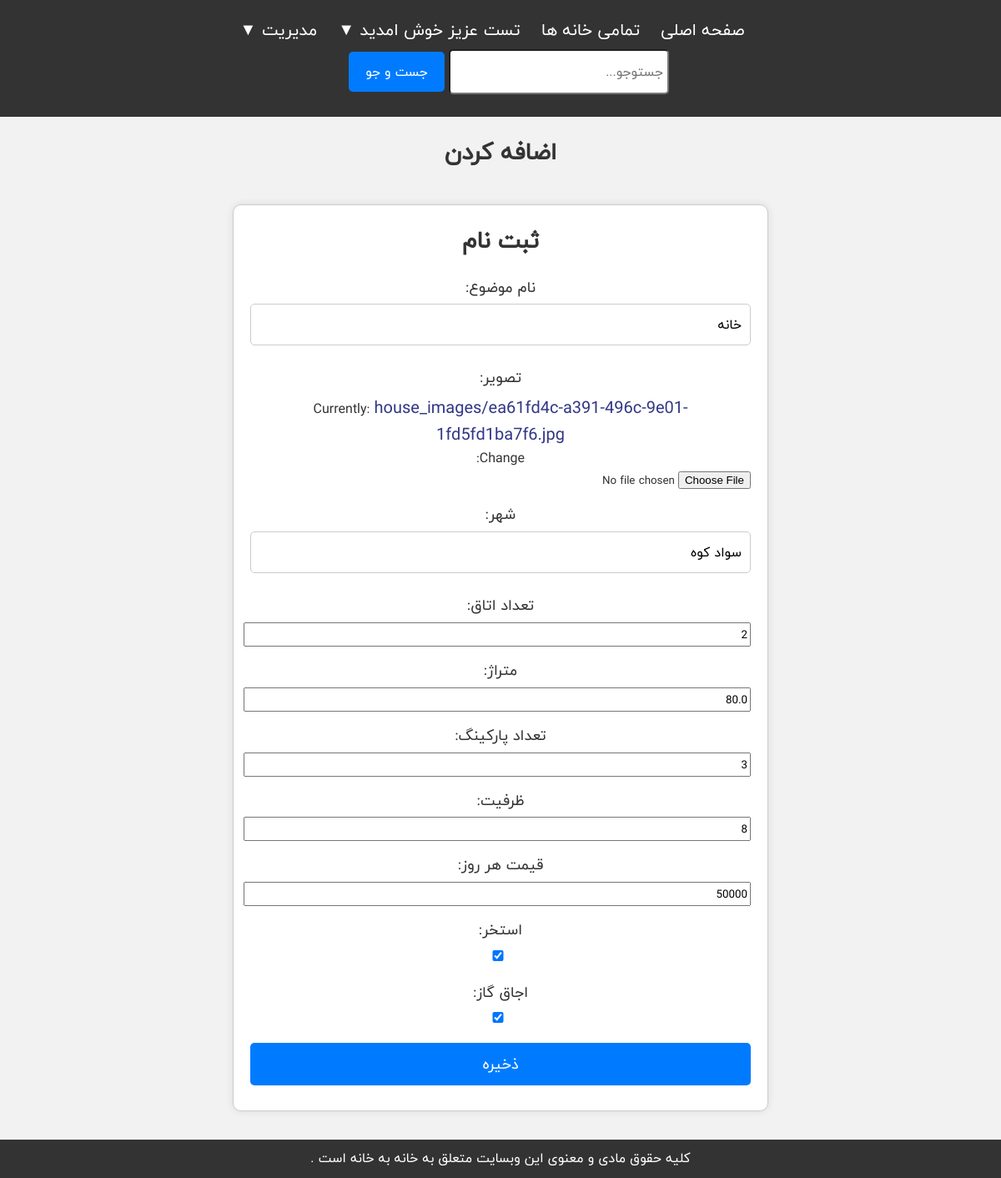
Page /houses/18/edit/ (signed in) on the committed database.
### reservations/models.py (models this page shows, shortened)
class User(AbstractUser):
    ROLES = (
        (1, 'Admin'),
        (2, 'Host'),
        (3, 'Passenger'),
    )
    role = models.IntegerField(choices=ROLES, default=3)
    phonenumber = models.CharField(max_length=15)
    address = models.TextField()
    role_change_requested = models.BooleanField(default=False)
    is_active = models.BooleanField(default=True)

class House(models.Model):
    name = models.CharField(max_length=100)
    image = models.ImageField(upload_to='house_images/')
    city = models.CharField(max_length=100)
    number_of_rooms = models.IntegerField()
    area = models.FloatField()
    number_of_parkings = models.IntegerField()
    capacity = models.IntegerField()
    price_per_day = models.IntegerField()
    pool = models.BooleanField(default=False)
    oven = models.BooleanField(default=False)
    user = models.ForeignKey(User, on_delete=models.CASCADE)
    is_active = models.BooleanField(default=True)

### reservations/views.py (the view)
# urls.py: path('houses/<int:pk>/edit/', HouseUpdateView.as_view(), name='house_update'),
class HouseUpdateView(LoginRequiredMixin, UpdateView):
    model = House
    form_class = HouseForm
    template_name = 'reservations/house_form.html'
    success_url = reverse_lazy('house_list')
    def get_queryset(self):
        return House.objects.filter(user=self.request.user)

### reservations/forms.py
class HouseForm(forms.ModelForm):
    class Meta:
        model = House
        fields = ['name', 'image', 'city', 'number_of_rooms', 'area', 'number_of_parkings', 'capacity', 'price_per_day', 'pool', 'oven']

### reservations/templates/reservations/house_form.html (shortened to what this page needs)
{% extends 'reservations/base.html' %}
{% block content %}
<h1>اضافه کردن</h1>
<main>
    <div class="signup-form">
        <h1>ثبت نام</h1>
        <form method="post" enctype="multipart/form-data">
            <fieldset>
                <div class="form-group">
                    <label for="id_name">نام موضوع:</label>
                    {{ form.name }}
                </div>
                <div class="form-group">
                    <label for="id_image">تصویر:</label>
                    {{ form.image }}
                </div>
                <div class="form-group">
                    <label for="id_city">شهر:</label>
                    {{ form.city }}
                </div>
                <div class="form-group">
                    <label for="id_number_of_rooms">تعداد اتاق:</label>
                    {{ form.number_of_rooms }}
                </div>
                <div class="form-group">
                    <label for="id_area">متراژ:</label>
                    {{ form.area }}
                </div>
                <div class="form-group">
                    <label for="id_number_of_parkings">تعداد پارکینگ:</label>
                    {{ form.number_of_parkings }}
                </div>
                <div class="form-group">
                    <label for="id_capacity">ظرفیت:</label>
                    {{ form.capacity }}
                </div>
                <div class="form-group">
                    <label for="id_price_per_day">قیمت هر روز:</label>
                    {{ form.price_per_day }}
                </div>
                <div class="form-group">
                    <label for="id_pool">استخر:</label>
                    {{ form.pool }}
                </div>
                <div class="form-group">
                    <label for="id_oven">اجاق گاز:</label>
                    {{ form.oven }}
                </div>
                <button type="submit" class="btn btn-primary">ذخیره</button>
            </fieldset>
        </form>
    </div>
</main>
{% endblock %}

### reservations/templates/reservations/base.html (shortened to what this page needs)
<!DOCTYPE html>
<html lang="fa" dir="rtl">
<head>
    {% load static %}
    <link rel="stylesheet" href="{% static 'css/styles.css' %}">
    <link href="https://cdn.jsdelivr.net/npm/iransans-fontface@0.1.1/css/iransans/iransans-fontface.min.css" rel="stylesheet">
    <link rel="stylesheet" href="https://code.jquery.com/ui/1.12.1/themes/base/jquery-ui.css">
</head>
<body>
    <header>
        <nav>
            <ul>
                <li><a href="{% url 'home' %}">صفحه اصلی</a></li>
                <li><a href="{% url 'house_list' %}">تمامی خانه ها</a></li>
                {% if user.is_authenticated %}
                    <li class="dropdown">
                        <a href="#" class="dropbtn"> {{ user.first_name }} عزیز خوش امدید  &#9660;</a>
                    </li>
                    {% if user.role == 2 %}
                        <li class="dropdown">
                            <a href="#" class="dropbtn">مدیریت &#9660;</a>
                        </li>
                    {% endif %}
                {% else %}
                    <li><a href="{% url 'login' %}">ورود</a></li>
                    <li><a href="{% url 'signup' %}">ثبت نام</a></li>
                {% endif %}
            </ul>
            <form method="get" action="{% url 'search' %}" class="center search-form">
                <input type="text" name="q" placeholder="جستوجو..." required>
                <button type="submit">جست و جو</button>
            </form>
        </nav>
    </header>
    <main class="center">
        {% block content %}{% endblock %}
    </main>
</body>
<footer>
    <p>  کلیه حقوق مادی و معنوی این وبسایت متعلق به خانه به خانه است .  </p>
</footer>
</html>

### reservations/static/css/styles.css (style rules this page uses)
* { font-family: "Qs Iranyekan", Arial, sans-serif; }
body, h1, h2, h3, p, ul, li { margin: 0; padding: 0; box-sizing: border-box; }
body { font-family: "Qs Iranyekan", Arial, sans-serif; background-color: #f2f2f2; color: #333; line-height: 1.6; }
header { background-color: #333; color: #fff; padding: 20px 0; text-align: center; }
header nav ul { list-style-type: none; }
header nav ul li { display: inline; margin-right: 20px; }
header nav ul li a { color: #fff; text-decoration: none; }
.search-form { display: inline-block; margin-left: 20px; }
.search-form input[type="text"] { padding: 5px; font-size: 16px; width: 250px; border-radius: 5px; height:40px ; }
.search-form button { padding: 5px 10px; font-size: 16px; background-color: #007bff; color: #fff; border: none; cursor: pointer; }
main { padding: 20px; margin-bottom: 20px; }
h1, h2 { margin-bottom: 20px; font-size: 28px; text-align: center; }
.dropdown { position: relative; display: inline-block; }
.center { text-align: center; }
footer { background-color: #333; color: #fff; text-align: center; padding: 10px 0; position: fixed; bottom: 0; width: 100%; }
button[type="submit"] { background-color: #007bff; margin-top: 10px; margin-bottom: 10px; color: #fff; padding: 10px 20px; border: none; border-radius: 5px; cursor: pointer; font-size: 16px; }
a { text-decoration: none; color: #313785; font-size: 20px; }
.form-group input { width: 100%; }
.login-form, .signup-form { max-width: 600px; margin: auto; padding: 20px; background-color: #fff; border: 1px solid #ccc; border-radius: 10px; box-shadow: 0 0 10px rgba(0, 0, 0, 0.1); }
.login-form fieldset, .signup-form fieldset { border: none; padding: 0; margin: 0; }
.login-form label, .signup-form label { display: block; margin-bottom: 5px; font-size: 18px; color: #333; }
.login-form input[type="text"], .login-form input[type="password"], .signup-form input[type="text"], .signup-form input[type="email"], .signup-form input[type="password"] { width: 100%; padding: 10px; font-size: 16px; border: 1px solid #ccc; border-radius: 5px; margin-bottom: 10px; box-sizing: border-box; }
.login-form button[type="submit"], .signup-form button[type="submit"] { display: block; width: 100%; padding: 10px 20px; background-color: #007bff; color: #fff; text-decoration: none; border: none; border-radius: 5px; cursor: pointer; font-size: 18px; margin-top: 10px; }
.login-form .form-group, .signup-form .form-group { margin-bottom: 15px; }

### rows in the picture
User: first_name "تست"
House: name "خانه", city "سواد کوه", number_of_rooms "2", area "80.0", number_of_parkings "3", capacity "8", price_per_day "50000", pool "☑", oven "☑"
